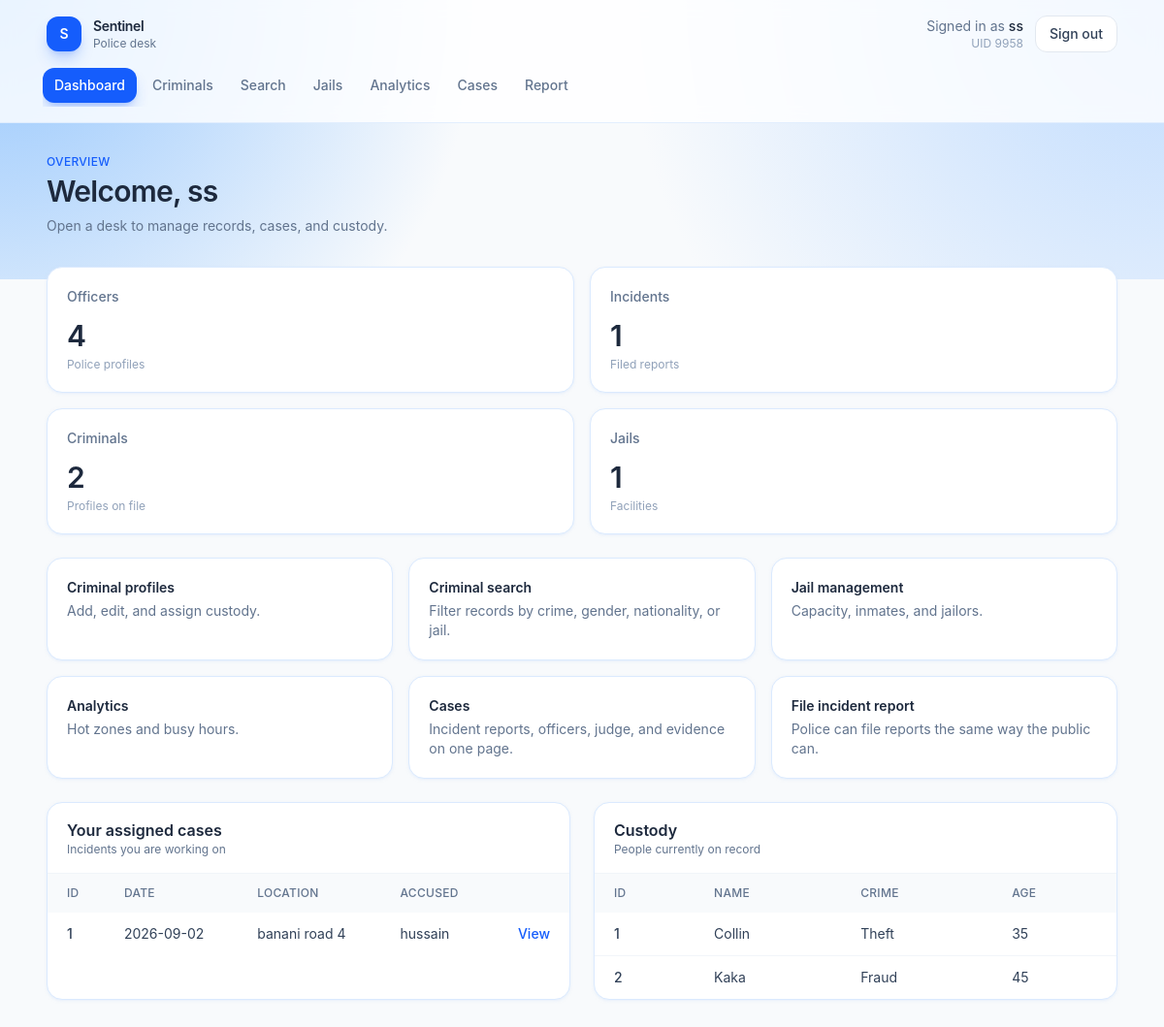
Screenshot of /dashboard (signed in) with the database file from the repository.
### tables this page shows
CREATE TABLE USER (
    UID INTEGER PRIMARY KEY,
    phone TEXT,
    age INTEGER,
    gender TEXT,
    role TEXT,
    name TEXT NOT NULL,
    password TEXT NOT NULL
);

CREATE TABLE Criminal (
    CID INTEGER PRIMARY KEY,
    Name TEXT NOT NULL,
    Age INTEGER,
    Crime TEXT,
    Height REAL,
    Gender TEXT,
    Nationality TEXT,
    JID INTEGER,
    time_sentenced TEXT,
    FOREIGN KEY (JID) REFERENCES Jail(JID)
);

### app.py (the view)
@app.route("/dashboard")
def dashboard():
    if not check_login():
        return redirect("/login")
    role = session.get("role")
    user_id = session.get("loggedin_UID")
    db = get_db()
    user = db.execute("SELECT * FROM USER WHERE UID = ?", (user_id,)).fetchone()
    if role == "police":
        officers_count = db.execute("select count(*) as officers from Police").fetchone()
        incidents_count = db.execute("select count(*) as incidents from 'Incident Reports'").fetchone()
        criminals_count = db.execute("select count(*) as criminals from Criminal").fetchone()
        jails_count = db.execute("select count(*) as jails from Jail").fetchone()
        stats = {
            "officers": officers_count[0],
            "incidents": incidents_count[0],
            "criminals": criminals_count[0],
            "jails": jails_count[0]
        }
        own_incidents = db.execute("select i.IRID, i.Date, i.incident_location as location, i.AccusedName from 'Incident Reports' i join Works_on w on i.IRID = w.IRID where w.UID = ? order by i.Date desc", (session.get("loggedin_UID"),)).fetchall()
        criminals = db.execute("select CID, Name, Crime, Age from Criminal").fetchall()
        return render_template("dashboard.html", user=user, stats=stats, own_incidents=own_incidents, criminals=criminals)
    else:
        reports = db.execute("select IRID, Date, incident_location as location, AccusedName from 'Incident Reports' where ReportedUID = ? order by Date desc", (session.get("loggedin_UID"),)).fetchall()
        return render_template("user_dashboard.html", user=user, reports=reports)

### app.py (called while the page is built)
def get_db():
    if "db" not in g:
        g.db = sqlite3.connect(app.config["DATABASE"])
        g.db.row_factory = sqlite3.Row
    return g.db

def check_login():
    if session.get("loggedin_UID") is None:
        return False
    return True

@app.context_processor
def inject_current_user():
    uid = session.get("loggedin_UID")
    if not uid:
        return {"user_name": "Guest"}
    name = session.get("name")
    if not name:
        db = get_db()
        row = db.execute("SELECT name FROM USER WHERE UID = ?", (uid,)).fetchone()
        name = row["name"] if row else "Guest"
        session["name"] = name
    return {"user_name": name}

@app.after_request
def disable_cache(response):
    response.headers["Cache-Control"] = "no-store, no-cache, must-revalidate, max-age=0"
    response.headers["Pragma"] = "no-cache"
    response.headers["Expires"] = "0"
    return response

### templates/dashboard.html (shortened to what this page needs)
{% extends "app.html" %}
{% set stats = stats if stats is defined else {"officers": 8, "incidents": 24, "criminals": 17, "jails": 3} %}
{% set own_incidents = own_incidents if own_incidents is defined else [
    {"IRID": 12, "Date": "2026-08-14", "location": "Gulshan-2", "AccusedName": "Karim Uddin"},
    {"IRID": 11, "Date": "2026-08-11", "location": "Motijheel", "AccusedName": "Nabila Chowdhury"},
] %}
{% set criminals = criminals if criminals is defined else [
    {"CID": 101, "Name": "Karim Uddin", "Crime": "Theft", "Age": 31},
    {"CID": 102, "Name": "Nabila Chowdhury", "Crime": "Fraud", "Age": 27},
] %}
{% block page %}
<div class="mb-8">
    <p class="text-xs font-medium uppercase tracking-wide text-blue-600">Overview</p>
    <h1 class="mt-1 text-3xl font-semibold tracking-tight text-slate-800">Welcome, {{ user.name }}</h1>
    <p class="mt-2 text-sm text-slate-500">Open a desk to manage records, cases, and custody.</p>
</div>
<section class="grid gap-4 sm:grid-cols-2 xl:grid-cols-4">
    <article class="rounded-2xl border border-blue-100 bg-white p-5 shadow-sm shadow-blue-100/50">
        <p class="text-sm font-medium text-slate-500">Officers</p>
        <p class="mt-3 text-3xl font-semibold tracking-tight text-slate-800">{{ stats.officers }}</p>
        <p class="mt-1 text-xs text-slate-400">Police profiles</p>
    </article>
    <article class="rounded-2xl border border-blue-100 bg-white p-5 shadow-sm shadow-blue-100/50">
        <p class="text-sm font-medium text-slate-500">Incidents</p>
        <p class="mt-3 text-3xl font-semibold tracking-tight text-slate-800">{{ stats.incidents }}</p>
        <p class="mt-1 text-xs text-slate-400">Filed reports</p>
    </article>
    <article class="rounded-2xl border border-blue-100 bg-white p-5 shadow-sm shadow-blue-100/50">
        <p class="text-sm font-medium text-slate-500">Criminals</p>
        <p class="mt-3 text-3xl font-semibold tracking-tight text-slate-800">{{ stats.criminals }}</p>
        <p class="mt-1 text-xs text-slate-400">Profiles on file</p>
    </article>
    <article class="rounded-2xl border border-blue-100 bg-white p-5 shadow-sm shadow-blue-100/50">
        <p class="text-sm font-medium text-slate-500">Jails</p>
        <p class="mt-3 text-3xl font-semibold tracking-tight text-slate-800">{{ stats.jails }}</p>
        <p class="mt-1 text-xs text-slate-400">Facilities</p>
    </article>
</section>
<section class="mt-6 grid gap-4 sm:grid-cols-2 lg:grid-cols-3">
    <a href="{{ url_for('criminals') }}" class="rounded-2xl border border-blue-100 bg-white p-5 shadow-sm shadow-blue-100/50 transition hover:border-blue-300 hover:shadow-md">
        <p class="text-sm font-semibold text-slate-800">Criminal profiles</p>
        <p class="mt-1 text-sm text-slate-500">Add, edit, and assign custody.</p>
    </a>
    <a href="{{ url_for('search_criminals') }}" class="rounded-2xl border border-blue-100 bg-white p-5 shadow-sm shadow-blue-100/50 transition hover:border-blue-300 hover:shadow-md">
        <p class="text-sm font-semibold text-slate-800">Criminal search</p>
        <p class="mt-1 text-sm text-slate-500">Filter records by crime, gender, nationality, or jail.</p>
    </a>
    <a href="{{ url_for('jails') }}" class="rounded-2xl border border-blue-100 bg-white p-5 shadow-sm shadow-blue-100/50 transition hover:border-blue-300 hover:shadow-md">
        <p class="text-sm font-semibold text-slate-800">Jail management</p>
        <p class="mt-1 text-sm text-slate-500">Capacity, inmates, and jailors.</p>
    </a>
    <a href="{{ url_for('analytics') }}" class="rounded-2xl border border-blue-100 bg-white p-5 shadow-sm shadow-blue-100/50 transition hover:border-blue-300 hover:shadow-md">
        <p class="text-sm font-semibold text-slate-800">Analytics</p>
        <p class="mt-1 text-sm text-slate-500">Hot zones and busy hours.</p>
    </a>
    <a href="{{ url_for('incidents') }}" class="rounded-2xl border border-blue-100 bg-white p-5 shadow-sm shadow-blue-100/50 transition hover:border-blue-300 hover:shadow-md">
        <p class="text-sm font-semibold text-slate-800">Cases</p>
        <p class="mt-1 text-sm text-slate-500">Incident reports, officers, judge, and evidence on one page.</p>
    </a>
    <a href="{{ url_for('report_incident') }}" class="rounded-2xl border border-blue-100 bg-white p-5 shadow-sm shadow-blue-100/50 transition hover:border-blue-300 hover:shadow-md">
        <p class="text-sm font-semibold text-slate-800">File incident report</p>
        <p class="mt-1 text-sm text-slate-500">Police can file reports the same way the public can.</p>
    </a>
</section>
<section class="mt-6 grid gap-6 lg:grid-cols-2">
    <article class="overflow-hidden rounded-2xl border border-blue-100 bg-white shadow-sm shadow-blue-100/50">
        <div class="border-b border-slate-100 px-5 py-4">
            <h2 class="font-semibold text-slate-800">Your assigned cases</h2>
            <p class="text-xs text-slate-500">Incidents you are working on</p>
        </div>
        {% if own_incidents %}
        <div class="overflow-x-auto">
            <table class="w-full text-left text-sm">
                <thead class="bg-slate-50 text-xs uppercase tracking-wide text-slate-500">
                    <tr>
                        <th class="px-5 py-3 font-medium">ID</th>
                        <th class="px-5 py-3 font-medium">Date</th>
                        <th class="px-5 py-3 font-medium">Location</th>
                        <th class="px-5 py-3 font-medium">Accused</th>
                        <th class="px-5 py-3 font-medium"></th>
                    </tr>
                </thead>
                <tbody class="divide-y divide-slate-100">
                    {% for incident in own_incidents %}
                    <tr class="text-slate-700">
                        <td class="px-5 py-3 font-medium">{{ incident.IRID }}</td>
                        <td class="px-5 py-3">{{ incident.Date or "—" }}</td>
                        <td class="px-5 py-3">{{ incident.location or "—" }}</td>
                        <td class="px-5 py-3">{{ incident.AccusedName or "—" }}</td>
                        <td class="px-5 py-3 text-right">
                            <a href="{{ url_for('incident_detail', irid=incident.IRID) }}" class="font-medium text-blue-600 hover:text-blue-700">View</a>
                        </td>
                    </tr>
                    {% endfor %}
                </tbody>
            </table>
        </div>
        {% else %}
        <div class="px-5 py-10 text-center text-sm text-slate-500">No cases assigned to you yet.</div>
        {% endif %}
    </article>
    <article class="overflow-hidden rounded-2xl border border-blue-100 bg-white shadow-sm shadow-blue-100/50">
        <div class="border-b border-slate-100 px-5 py-4">
            <h2 class="font-semibold text-slate-800">Custody</h2>
            <p class="text-xs text-slate-500">People currently on record</p>
        </div>
        {% if criminals %}
        <div class="overflow-x-auto">
            <table class="w-full text-left text-sm">
                <thead class="bg-slate-50 text-xs uppercase tracking-wide text-slate-500">
                    <tr>
                        <th class="px-5 py-3 font-medium">ID</th>
                        <th class="px-5 py-3 font-medium">Name</th>
                        <th class="px-5 py-3 font-medium">Crime</th>
                        <th class="px-5 py-3 font-medium">Age</th>
                    </tr>
                </thead>
                <tbody class="divide-y divide-slate-100">
                    {% for criminal in criminals %}
                    <tr class="text-slate-700">
                        <td class="px-5 py-3 font-medium">{{ criminal.CID }}</td>
                        <td class="px-5 py-3">{{ criminal.Name }}</td>
                        <td class="px-5 py-3">{{ criminal.Crime or "—" }}</td>
                        <td class="px-5 py-3">{{ criminal.Age or "—" }}</td>
                    </tr>
                    {% endfor %}
                </tbody>
            </table>
        </div>
        {% else %}
        <div class="px-5 py-10 text-center text-sm text-slate-500">No criminal records yet.</div>
        {% endif %}
    </article>
</section>
{% endblock %}

### templates/app.html (shortened to what this page needs)
{% extends "layout.html" %}
{% set role = role|default(user.role if user is defined and user else session.get("role", "user")) %}
{% set user_name = user.name if user is defined and user else user_name %}
{% set path = request.path %}
{% block content %}
<div class="min-h-screen bg-slate-50">
    <div class="pointer-events-none absolute inset-x-0 top-0 h-72 bg-[radial-gradient(circle_at_top_left,_#93c5fd_0%,_transparent_40%),radial-gradient(circle_at_top_right,_#bfdbfe_0%,_transparent_45%)]"></div>
    <header class="relative border-b border-blue-100/80 bg-white/80 backdrop-blur">
        <div class="mx-auto flex max-w-6xl flex-col gap-4 px-4 py-4 sm:px-6">
            <div class="flex items-center justify-between">
                <a href="{{ url_for('dashboard') }}" class="flex items-center gap-3">
                    <span class="flex h-9 w-9 items-center justify-center rounded-xl bg-blue-600 text-sm font-semibold text-white shadow-lg shadow-blue-600/25">S</span>
                    <div>
                        <p class="text-sm font-semibold tracking-tight text-slate-800">Sentinel</p>
                        <p class="text-xs text-slate-500">{{ "Police desk" if role == "police" else "Public portal" }}</p>
                    </div>
                </a>
                <div class="flex items-center gap-3">
                    <div class="hidden text-right sm:block">
                        <p class="text-sm text-slate-500">Signed in as <span class="font-medium text-slate-800">{{ user_name }}</span></p>
                        <p class="text-xs text-slate-400">UID {{ session.get("loggedin_UID") }}</p>
                    </div>
                    <a href="{{ url_for('logout') }}" class="rounded-xl border border-slate-200 bg-white px-3.5 py-2 text-sm font-medium text-slate-700 transition hover:border-blue-200 hover:bg-blue-50 hover:text-blue-700">
                        Sign out
                    </a>
                </div>
            </div>
            <nav class="-mx-1 flex gap-1 overflow-x-auto pb-1 text-sm font-medium">
                {% macro nav_link(href, label, active) %}
                <a
                    href="{{ href }}"
                    class="whitespace-nowrap rounded-xl px-3 py-2 transition {% if active %}bg-blue-600 text-white shadow-lg shadow-blue-600/25{% else %}text-slate-500 hover:bg-blue-50 hover:text-blue-700{% endif %}"
                >{{ label }}</a>
                {% endmacro %}
                {% if role == "police" %}
                    {{ nav_link(url_for("dashboard"), "Dashboard", path == "/dashboard") }}
                    {{ nav_link(url_for("criminals"), "Criminals", path.startswith("/criminals")) }}
                    {{ nav_link(url_for("search_criminals"), "Search", path.startswith("/search")) }}
                    {{ nav_link(url_for("jails"), "Jails", path.startswith("/jails")) }}
                    {{ nav_link(url_for("analytics"), "Analytics", path.startswith("/analytics")) }}
                    {{ nav_link(url_for("incidents"), "Cases", path.startswith("/incidents")) }}
                    {{ nav_link(url_for("report_incident"), "Report", path.startswith("/report")) }}
                {% endif %}
            </nav>
        </div>
    </header>
    <main class="relative mx-auto max-w-6xl px-4 py-8 sm:px-6">
        {% block page %}{% endblock %}
    </main>
</div>
{% endblock %}

### rows the page displays
USER: role "Police desk", name "ss"
Criminal: CID "1", Name "Collin", Crime "Theft", Age "35"
Criminal: CID "2", Name "Kaka", Crime "Fraud", Age "45"

### other values shown
{{ session.get("loggedin_UID") }} "9958"
{{ label }} "Dashboard Criminals Search Jails Analytics Cases Report"
{{ stats.officers }} "4"
{{ stats.incidents }} "1"
{{ stats.criminals }} "2"
{{ stats.jails }} "1"
{{ incident.IRID }} "1"
{{ incident.Date or "—" }} "2026-09-02"
{{ incident.location or "—" }} "banani road 4"
{{ incident.AccusedName or "—" }} "hussain"
